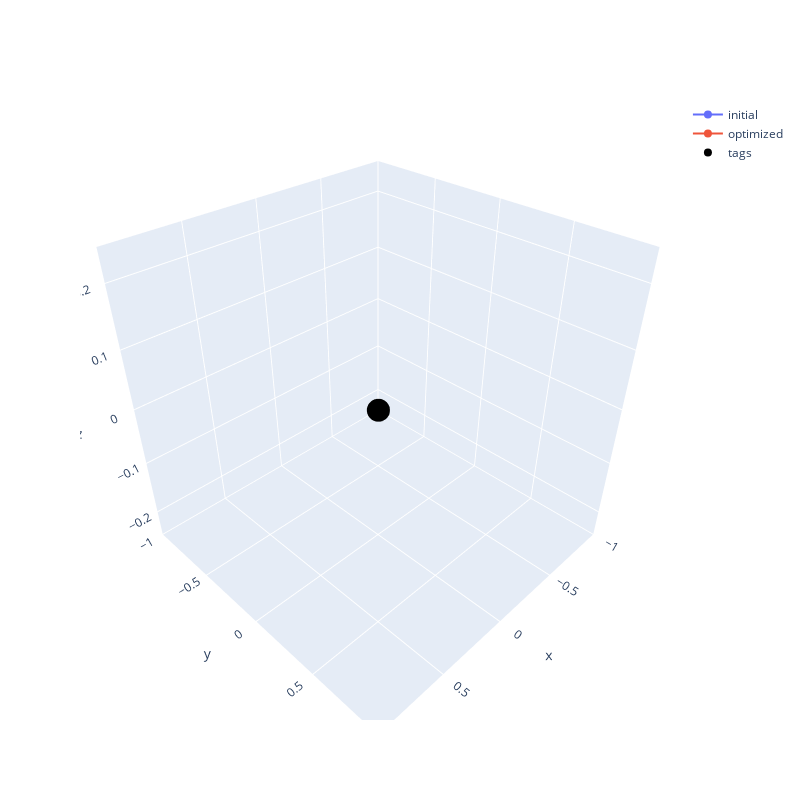

The cell this chart's notebook holds for it:
### Code cell
import plotly.graph_objects as go

robot_poses_initial = initial_poses
robot_t_initial = np.array([pose.t for pose in robot_poses_initial], dtype=np.float32)

robot_poses_optimized = result.optimized_values["poses"]
robot_t_optimized = np.array([pose.t for pose in robot_poses_optimized], dtype=np.float32)

tag_poses = result.optimized_values["tag_poses"]
tag_t = np.array([pose.t for pose in tag_poses])

fig = go.Figure()
fig.add_trace(go.Scatter3d(
    x = robot_t_initial[:, 0],
    y = robot_t_initial[:, 1],
    z = robot_t_initial[:, 2],
    name="initial"
))

fig.add_trace(go.Scatter3d(
    x = robot_t_optimized[:, 0],
    y = robot_t_optimized[:, 1],
    z = robot_t_optimized[:, 2],
     name="optimized"
))

fig.add_trace(go.Scatter3d(
    x = tag_t[:, 0],
    y = tag_t[:, 1],
    z = tag_t[:, 2],
    mode="markers",
    name="tags",
    text=[f"tag {i}" for i in range(len(tag_ids))],
    marker={
        "color": "black"
    }
))

fig.update_layout(width=800, height=800, scene_aspectmode="data", scene=dict(
    zaxis=dict(range=[-0.25, 0.25])
))

### Figure 1 — Plotly figure (JSON) as saved in the notebook; plotly's stock layout.template omitted (floating-point values rounded to 4 significant figures)
{"data": [{"name": "initial", "type": "scatter3d", "x": [0, 0], "y": [0, 0], "z": [0, 0]}, {"name": "optimized", "type": "scatter3d", "x": [0, 0], "y": [0, 0], "z": [0, 0]}, {"marker": {"color": "black"}, "mode": "markers", "name": "tags", "text": ["tag 0", "tag 1", "tag 2", "tag 3", "tag 4", "tag 5"], "type": "scatter3d", "x": [0, 0, 0, 0, 0, 0], "y": [0, 0, 0, 0, 0, 0], "z": [0, 0, 0, 0, 0, 0]}], "layout": {"height": 800, "scene": {"aspectmode": "data", "aspectratio": {"x": 1, "y": 1, "z": 1}, "zaxis": {"range": [-0.25, 0.25], "type": "linear"}}, "width": 800}}
